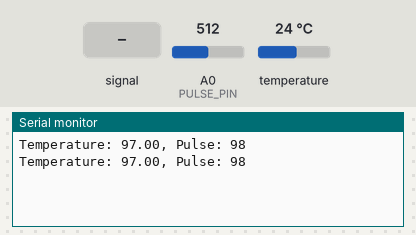
The sketch below on a simulated ESP8266 (NodeMCU). Shown: the last lines printed to the serial monitor. The inputs (shaded band) are chosen by the test bench; at power-on: temperature 24 °C, A0 (PULSE_PIN) = 512. Random numbers use the default seed unless the sketch sets one.

Above: at 3.3 s.
3.4 s: A0 (PULSE_PIN) fed a 200 Hz sine of ±81 counts around its level
At 5.1 s:
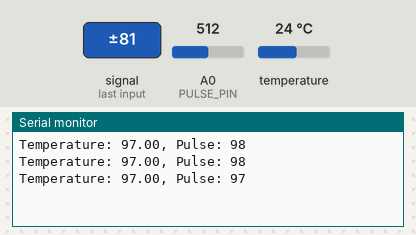
5.9 s: temperature set to 41 °C
At 7.5 s:
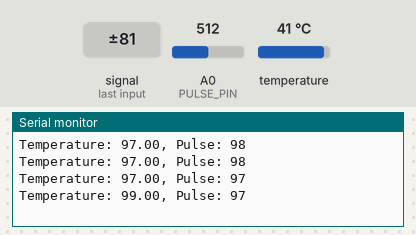
8.4 s: A0 (PULSE_PIN) set to 306
At 10.1 s:
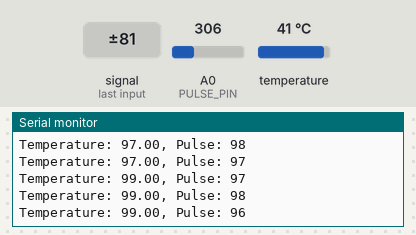
10.9 s: A0 (PULSE_PIN) fed a 2 Hz sine of ±306 counts around its level
At 12.6 s:
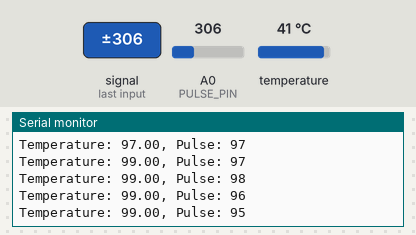
13.4 s: temperature set to 12 °C
At 15.7 s:
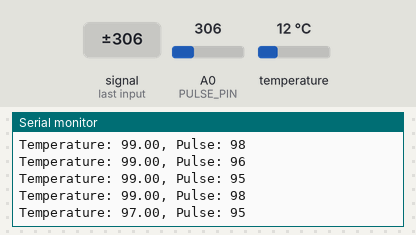
15.9 s: A0 (PULSE_PIN) set to 122
At 17.5 s:
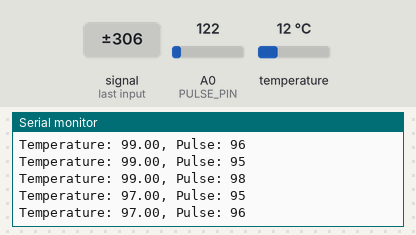
Timing chart, 0 to 19.0 s (numbered marks = the images above; inputs shaded):
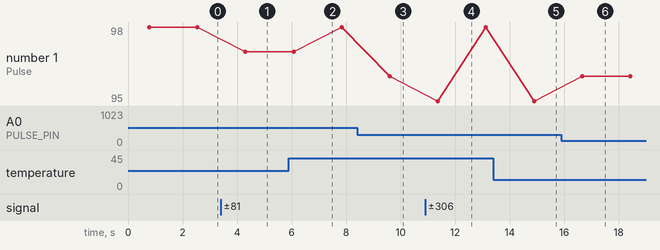

The sketch:

KLE_mini_DS18b20_pulse_nodemcu.ino
```cpp
#include <OneWire.h>
#include <DallasTemperature.h>

// DS18B20 setup
#define ONE_WIRE_BUS D5
OneWire oneWire(ONE_WIRE_BUS);
DallasTemperature sensors(&oneWire);

// Pulse Sensor setup
#define PULSE_PIN A0

void setup() {
  Serial.begin(9600); // Start serial communication at 9600 baud
  sensors.begin();    // Start the DS18B20 sensor
  pinMode(PULSE_PIN, INPUT);
}

void loop() {
  // Read DS18B20 temperature
  sensors.requestTemperatures();
  float temperature = sensors.getTempCByIndex(0);
  if (temperature == -127.00) {
    temperature = random(361, 373) / 10.0; // Fallback in case of error
  }
  float temperatureF = temperature * 9.0 / 5.0 + 32; // Convert to Fahrenheit
  temperatureF = constrain(temperatureF, 97.0, 99.0); // Constrain to 97°F to 99°F

  // Read Pulse Sensor
  int rawPulse = analogRead(PULSE_PIN);
  int pulse = map(rawPulse, 0, 1023, 95, 100); // Map raw value to 95-100 bpm

  // Send data via Serial
  Serial.print("Temperature: ");
  Serial.print(temperatureF);
  Serial.print(", Pulse: ");
  Serial.println(pulse);

  delay(1000);
}
```

Measured:
- after the input at 3.4 s, the serial monitor: prints a new line after 0.91 s (image 1)
- after the input at 5.9 s, the serial monitor: prints a new line after 0.17 s (image 2)
- after the input at 8.4 s, the serial monitor: prints a new line after 1.2 s (image 3)
- after the input at 10.9 s, the serial monitor: prints a new line after 0.47 s (image 4)
- after the input at 13.4 s, the serial monitor: prints a new line after 1.5 s (image 5)
- after the input at 15.9 s, the serial monitor: prints a new line after 0.76 s (image 6)
- plotted number 1: 98 → 96 after the input at 8.4 s, 96 → 98 after the input at 10.9 s, 95 → 96 after the input at 15.9 s
